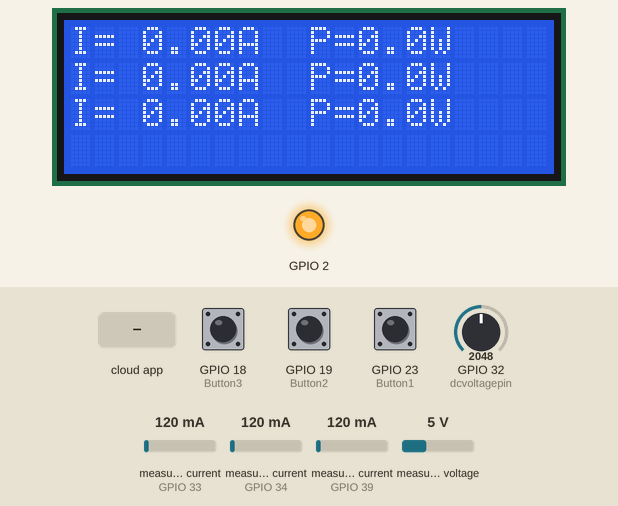
Simulated run of this sketch. Board: ESP32. Shown: 20×4 character LCD, output pins drawn as LEDs (lit = HIGH). The test bench sets the inputs (shaded band); at power-on: measured voltage 5 V, measured current (sensors on GPIO 33, GPIO 34, GPIO 39) 120 mA, GPIO 18 (Button3) HIGH, GPIO 19 (Button2) HIGH, GPIO 23 (Button1) HIGH, GPIO 32 (dcvoltagepin) = 2048. WiFi joins after 1.5 s; servers stay silent unless stated; the Firebase database answers and starts empty; what the sketch prints to the serial monitor is not drawn.

Above: at 15.1 s.
15.2 s: the phone or cloud app sets unitsReset to 1
22.1 s: measured voltage set to 0.3 V
At 27.5 s:
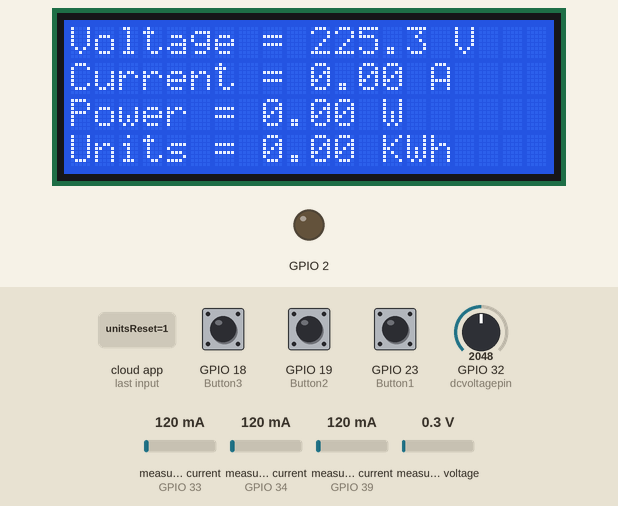
27.8 s: measured current (sensor on GPIO 33) set to 500 mA
At 28.8 s:
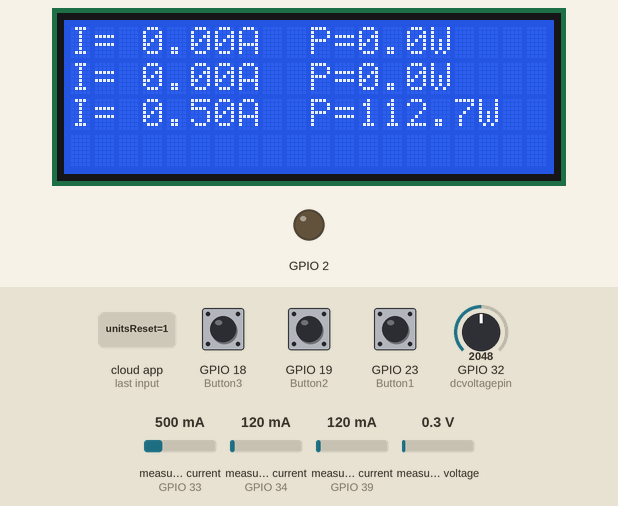
32.7 s: measured current (sensor on GPIO 34) set to 500 mA
At 37.7 s:
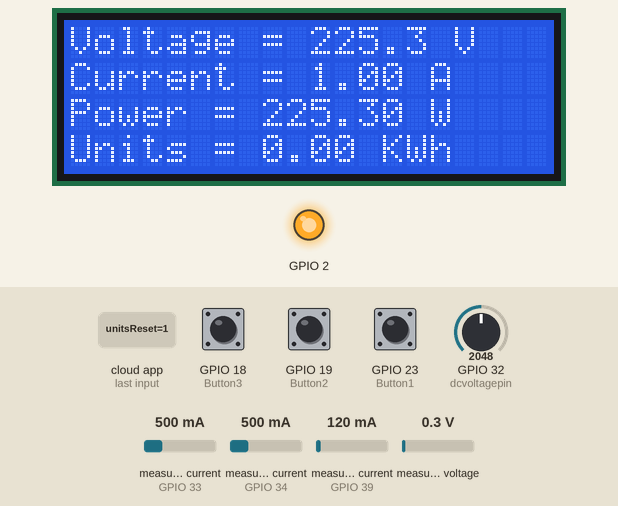
39.6 s: measured current (sensor on GPIO 39) set to 500 mA
At 44.3 s:
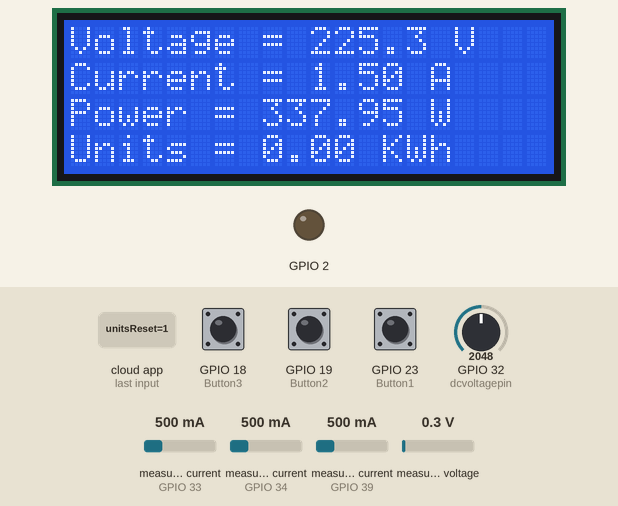
45.3 s: measured voltage set to 3.8 V
At 49.9 s:
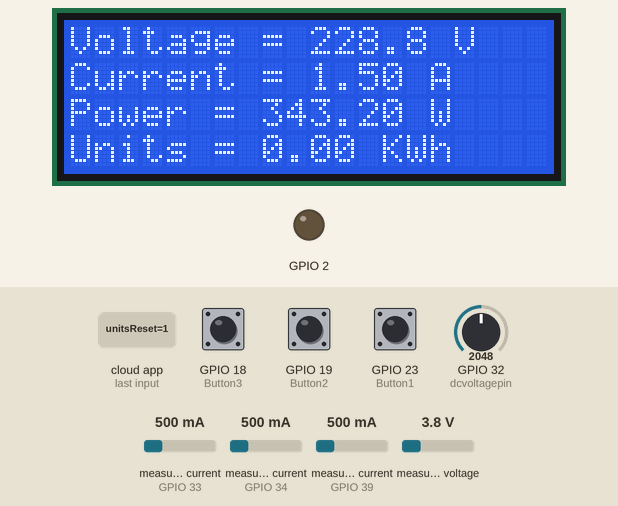
Timing chart, 0 to 51.4 s (numbered marks = the images above; inputs shaded):
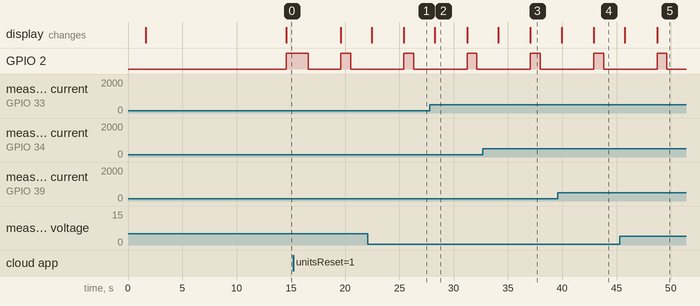

Measured:
- after the input at 22.1 s, the display: first differs from a run without the input after 3.3 s (image 1)
- after the input at 27.8 s, the display: changes after 0.47 s (image 2)
- after the input at 32.7 s, the display: first changes after 1.4 s (image 3 shows a later state)
- after the input at 39.6 s, the display: first differs from a run without the input after 3.3 s (image 4)
- after the input at 45.3 s, the display: first differs from a run without the input after 3.4 s (image 5)
- what the display in image 2 shows lasts 2.9 s, from 28.3 s to 31.2 s

The sketch:

ESP32_code.ino
```cpp
#include "Config.h"

long interval = 60000;
void setup() {
  Serial.begin(115200);
  initPins();
  initWiFi();
  read_data();
  Serial.println("OK");
  for (int i = 0; i <= 6; i++) {
    Amps1 = emon3.calcIrms(2000);  // Calculate Irms only
    Amps2 = emon2.calcIrms(2000);  // Calculate Irms only
    Amps3 = emon1.calcIrms(2000);  // Calculate Irms only
    delay(1000);
  }
}

void loop() {
  if (Mode == "0") {
    scanButtons();
  } else if (Mode == "1") {  // Auto Mode
    if (units >= unitsSet.toFloat()) {
      LoadAuto(0);
    } else {
      LoadAuto(1);
    }
  }

  if (millis() - lastMillis >= 2000) {
    scanAmps();
    Lcd_Update();
    lastMillis = millis();
  }

  read_data();
  sentdata();

  // if WiFi is down, try reconnecting
  // if ((WiFi.status() != WL_CONNECTED) && (millis() - previousMillis >= 10000)) {
  //   Serial.println("Reconnecting to WiFi......");
  //   WiFi.disconnect();
  //   WiFi.reconnect();
  //   Serial.println("Reconnected");
  //   previousMillis = millis();
  // }
}

void LoadAuto(int i) {
  if (i == 1) {
    load1 = "ON";
    load2 = "ON";
    load3 = "ON";
    digitalWrite(SSR1, HIGH);
    digitalWrite(SSR2, HIGH);
    digitalWrite(SSR3, HIGH);
  } else {
    load1 = "OFF";
    load2 = "OFF";
    load3 = "OFF";
    digitalWrite(SSR1, LOW);
    digitalWrite(SSR2, LOW);
    digitalWrite(SSR3, LOW);
  }
}

void scanAmps() {
  voltage = voltageSensor.getRmsVoltage();
  Serial.println(voltage);
  // AmpsT = emon.calcIrms(2000);
  Amps1 = emon3.calcIrms(2000);  // Calculate Irms only
  Amps2 = emon2.calcIrms(2000);  // Calculate Irms only
  Amps3 = emon1.calcIrms(2000);  // Calculate Irms only

  if (Amps1 < 0.2) {
    Amps1 = 0.0;
  }
  if (Amps2 < 0.2) {
    Amps2 = 0.0;
  }
  if (Amps3 < 0.2) {
    Amps3 = 0.0;
  }
  AmpsT = Amps1 + Amps2 + Amps3;
  if (AmpsT < 0.2) {
    AmpsT = 0.0;
  }

  Power1 = voltage * Amps1;
  Power2 = voltage * Amps2;
  Power3 = voltage * Amps3;
  PowerT = Power1 + Power2 + Power3;

  if (millis() - unitsMillis > interval) {  // 1min reading
    units += (PowerT / 1000.0);
    Serial.print("Units : ");
    Serial.println(units);
    unitsMillis = millis();
  }
}

void debug() {
  Serial.print(voltage);
  Serial.print("\t");
  Serial.print(Amps1);
  Serial.print("\t");
  Serial.print(Amps2);
  Serial.print("\t");
  Serial.print(Amps3);
  Serial.print("\t");
  Serial.print(AmpsT);
  Serial.print("\t");
  Serial.println(scanDCvolts());
}

void Lcd_Update() {
  lcd.init();
  lcd.backlight();
  lcd.clear();

  if (swapScreen) {
    lcdUpdate2();
    swapScreen = false;
    Serial.println("LCD 1");
    ACS712refreshCount++;
  } else {
    // if (ACS712refreshCount >= 5) {  // due to initializing time of ACS712 sensors
      lcdUpdate1();
      Serial.println("LCD 2");
    // }
    swapScreen = true;
  }
}
```

Config.h
```cpp
#include <Arduino.h>
#include <WiFi.h>
#include <Firebase_ESP_Client.h>
#include <PZEM004Tv30.h>
#include <Wire.h>
#include <LiquidCrystal_I2C.h>
#include "EmonLib.h"  // Include Emon Library
#include <ZMPT101B.h>

#define SENSITIVITY 498.25f

EnergyMonitor emon1;  // Create an instance
EnergyMonitor emon2;  // Create an instance
EnergyMonitor emon3;  // Create an instance
// EnergyMonitor emon;   // Create an instance
ZMPT101B voltageSensor(35, 50.0);

#define AmpSensor1 33
#define AmpSensor2 39  //VN
#define AmpSensor3 34
// #define MainAmpSensor 36  //VP
#define SSR1 25
#define SSR2 26
#define SSR3 27
#define Button1 23
#define Button2 19
#define Button3 18
#define dcvoltagepin 32

// #define RXD2 16  // to TX of Pzem module
// #define TXD2 17  // to RX of Pzem module
// PZEM004Tv30 pzem(Serial2, RXD2, TXD2);
LiquidCrystal_I2C lcd(0x3F, 20, 4);  // set the LCD address to 0x27 for a 16 chars and 2 line display

String Mode = "0";        // 0 -> Manual, 1 -> Auto
String unitsReset = "0";  // 0 -> Not Reset, 1 -> Reset units
String btn1 = "0", btn2 = "0", btn3 = "0";
String load1 = "OFF", load2 = "OFF", load3 = "OFF";

// Parameters
float PowerT = 0.0, Power1 = 0.0, Power2 = 0.0, Power3 = 0.0;
float AmpsT = 0.0, Amps1 = 0.0, Amps2 = 0.0, Amps3 = 0.0;
float voltage = 0.0, pf = 0.0, freq = 0.0, units = 0.0;
String unitsSet = "0";
unsigned long lastMillis = 0, previousMillis = 0, unitsMillis = 0;
bool swapScreen = false;
int ACS712refreshCount = 0;

// Floats for resistor values in voltage divider (for DC voltage)
float R1 = 10000.0;
float R2 = 2200.0;
float ref_voltage = 3.3;
// Integer for ADC value
int adc_value = 0;

//Provide the token generation process info.
#include "addons/TokenHelper.h"
//Provide the RTDB payload printing info and other helper functions.
#include "addons/RTDBHelper.h"

// Insert your network credentials
#define WIFI_SSID "Hashir"
#define WIFI_PASSWORD "12345678"

// Insert Firebase project API Key
#define API_KEY "AIzaSyBsX8j8yb7uYshGlMBJVUvd0Rl5JJM-i9o"

// Insert RTDB URLefine the RTDB URL */
#define DATABASE_URL "https://smartgrid-abc67-default-rtdb.firebaseio.com/"

//Define Firebase Data object
FirebaseData fbdo;
FirebaseAuth auth;
FirebaseConfig config;

uint32_t sendDataPrevMillis = 0;
uint32_t readDataPrevMillis = 0;
bool signupOK = false;
volatile bool dataChanged = false;

void initWiFi() {
  WiFi.begin(WIFI_SSID, WIFI_PASSWORD);
  Serial.print("Connecting to Wi-Fi");
  lcd.clear();
  lcd.setCursor(0, 0);
  lcd.print("Connecting to WiFi");
  while (WiFi.status() != WL_CONNECTED) {
    delay(500);
  }

  Serial.print("Connected with IP: ");
  Serial.println(WiFi.localIP());
  Serial.println();
  lcd.setCursor(0, 1);
  lcd.print("Internet Connected.");

  /* Assign the api key (required) */
  config.api_key = API_KEY;

  /* Assign the RTDB URL (required) */
  config.database_url = DATABASE_URL;

  /* Sign up */
  if (Firebase.signUp(&config, &auth, "", "")) {
    Serial.println("ok");
    signupOK = true;
  } else {
    Serial.printf("%s\n", config.signer.signupError.message.c_str());
  }

  /* Assign the callback function for the long running token generation task */
  config.token_status_callback = tokenStatusCallback;  //see addons/TokenHelper.h

  Firebase.begin(&config, &auth);
  Firebase.reconnectWiFi(true);
  lcd.setCursor(0, 2);
  lcd.print("Firebase Connected");
}

void initPins() {
  voltageSensor.setSensitivity(SENSITIVITY);

  lcd.init();
  lcd.backlight();
  lcd.setCursor(0, 0);
  lcd.print("Power Management of");
  lcd.setCursor(0, 1);
  lcd.print("Various Sources");

  pinMode(Button1, INPUT_PULLUP);
  pinMode(Button2, INPUT_PULLUP);
  pinMode(Button3, INPUT_PULLUP);
  emon1.current(AmpSensor1, 2.9);
  emon2.current(AmpSensor2, 2.9);
  emon3.current(AmpSensor3, 2.9);
  // emon.current(MainAmpSensor, 0.8);  // Current: input pin, calibration.

  pinMode(SSR1, OUTPUT);
  digitalWrite(SSR1, LOW);
  pinMode(SSR2, OUTPUT);
  digitalWrite(SSR2, LOW);
  pinMode(SSR3, OUTPUT);
  digitalWrite(SSR3, LOW);

  pinMode(2, OUTPUT);
  digitalWrite(2, LOW);
}

float scanDCvolts() {
  float Vin = 0.0, Vout = 0.0;

  // Read the Analog Input
  adc_value = analogRead(dcvoltagepin);
  Vout = (adc_value * ref_voltage) / 4095.0;

  // Calculate voltage at divider input
  Vin = ((Vout * (R1 + R2) / R2)) + 1.2;
  return Vin;
}

void sentdata() {
  if (Firebase.ready() && signupOK && (millis() - sendDataPrevMillis > 3500 || sendDataPrevMillis == 0)) {
    Serial.println("Data Sent");

    // Writing values to Firebase Realtime database
    Firebase.RTDB.setString(&fbdo, "/Data/load1state", load1);
    Firebase.RTDB.setString(&fbdo, "/Data/load2state", load2);
    Firebase.RTDB.setString(&fbdo, "/Data/load3state", load3);
    Firebase.RTDB.setString(&fbdo, "/Data/power", String(PowerT,1));
    Firebase.RTDB.setString(&fbdo, "/Data/current", String(AmpsT,2));
    Firebase.RTDB.setString(&fbdo, "/Data/pow1", String(Power1,1));
    Firebase.RTDB.setString(&fbdo, "/Data/pow2", String(Power2,1));
    Firebase.RTDB.setString(&fbdo, "/Data/pow3", String(Power3,1));
    Firebase.RTDB.setString(&fbdo, "/Data/amps1", String(Amps1,2));
    Firebase.RTDB.setString(&fbdo, "/Data/amps2", String(Amps2,2));
    Firebase.RTDB.setString(&fbdo, "/Data/amps3", String(Amps3,2));
    Firebase.RTDB.setString(&fbdo, "/Data/units", String(units,3));
    // Firebase.RTDB.setFloat(&fbdo, "/Data/pf", pf);
    // Firebase.RTDB.setFloat(&fbdo, "/Data/freq", freq);
    Firebase.RTDB.setString(&fbdo, "/Data/voltage", String(voltage,1));
    Firebase.RTDB.setString(&fbdo, "/Data/syncVolt", String(scanDCvolts(),1));
    sendDataPrevMillis = millis();
  }
}

void read_data() {
  if (Firebase.ready() && signupOK && (millis() - readDataPrevMillis > 3000)) {
    digitalWrite(2, HIGH);

    if (Firebase.RTDB.getString(&fbdo, "/Buttons/mode")) {
      if (fbdo.dataType() == "string") {
        Mode = fbdo.stringData();
        // Serial.println("Mode => " + Mode);
      }
    }
    if (Firebase.RTDB.getString(&fbdo, "/Buttons/btn1")) {
      if (fbdo.dataType() == "string") {
        btn1 = fbdo.stringData();
      }
    }
    if (Firebase.RTDB.getString(&fbdo, "/Buttons/btn2")) {
      if (fbdo.dataType() == "string") {
        btn2 = fbdo.stringData();
      }
    }
    if (Firebase.RTDB.getString(&fbdo, "/Buttons/btn3")) {
      if (fbdo.dataType() == "string") {
        btn3 = fbdo.stringData();
      }
    }
    if (Firebase.RTDB.getString(&fbdo, "/Buttons/unitsSet")) {
      if (fbdo.dataType() == "string") {
        unitsSet = fbdo.stringData();
        // Serial.println("Units Set=> " + unitsSet);
      }
    }
    if (Firebase.RTDB.getString(&fbdo, "/Buttons/unitsReset")) {
      if (fbdo.dataType() == "string") {
        unitsReset = fbdo.stringData();
        // Serial.println("Units Reset => " + unitsReset);
        if (unitsReset == "1") {
          units = 0;
          delay(1000);
          Firebase.RTDB.setString(&fbdo, "/Buttons/unitsReset", "0");
        }
      }
    }
    digitalWrite(2, LOW);
    readDataPrevMillis = millis();
  }
}


void scanButtons() {
  if (digitalRead(Button1) == 0 || btn1 == "ON") {
    delay(100);
    if (digitalRead(Button1) == 0 || btn1 == "ON") {
      load3 = "ON";
      digitalWrite(SSR1, HIGH);
    }
  } else {
    load3 = "OFF";
    digitalWrite(SSR1, LOW);
  }
  if (digitalRead(Button2) == 0 || btn2 == "ON") {
    delay(100);
    if (digitalRead(Button2) == 0 || btn2 == "ON") {
      load2 = "ON";
      digitalWrite(SSR2, HIGH);
    }
  } else {
    load2 = "OFF";
    digitalWrite(SSR2, LOW);
  }
  if (digitalRead(Button3) == 0 || btn3 == "ON") {
    delay(100);
    if (digitalRead(Button3) == 0 || btn3 == "ON") {
      load1 = "ON";
      digitalWrite(SSR3, HIGH);
    }
  } else {
    load1 = "OFF";
    digitalWrite(SSR3, LOW);
  }
}

// bool PzemDisplay() {
//   bool success = true;

//   // Read the data from the sensor
//   voltage = pzem.voltage();
//   AmpsT = pzem.current();
//   PowerT = pzem.power();
//   units = pzem.energy();
//   freq = pzem.frequency();
//   pf = pzem.pf();

//   // Check if the data is valid
//   if (isnan(voltage)) {
//     voltage = 0;
//     success = false;
//   }
//   return success;
// }


void lcdUpdate2() {
  lcd.setCursor(0, 0);
  lcd.print("Voltage = ");
  lcd.print(voltage, 1);
  lcd.print(" V");
  lcd.setCursor(0, 1);
  lcd.print("Current = ");
  lcd.print(AmpsT, 2);
  lcd.print(" A");
  lcd.setCursor(0, 2);
  lcd.print("Power = ");
  lcd.print(PowerT, 2);
  lcd.print(" W");
  lcd.setCursor(0, 3);
  lcd.print("Units = ");
  lcd.print(units, 2);
  lcd.print(" KWh");
}

void lcdUpdate1() {
  lcd.setCursor(0, 0);
  lcd.print("I= ");
  lcd.print(Amps1, 2);
  lcd.print("A  ");
  lcd.print("P=");
  lcd.print(Power1, 1);
  lcd.print("W");

  lcd.setCursor(0, 1);
  lcd.print("I= ");
  lcd.print(Amps2, 2);
  lcd.print("A  ");
  lcd.print("P=");
  lcd.print(Power2, 1);
  lcd.print("W");

  lcd.setCursor(0, 2);
  lcd.print("I= ");
  lcd.print(Amps3, 2);
  lcd.print("A  ");
  lcd.print("P=");
  lcd.print(Power3, 1);
  lcd.print("W");
}
```
